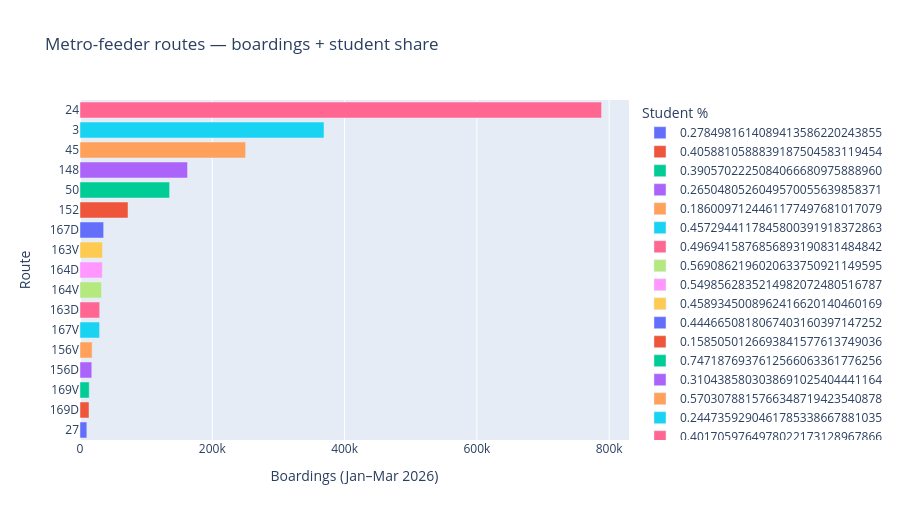

Source (notebook cell):
### Code cell
# Boardings on metro-feeder routes (AFC side)
metro_demand = db.query(f'''
    SELECT r.route_no,
           COUNT(*) AS boardings,
           SUM(CASE WHEN t.ticket_type LIKE '%HS-SV%' THEN 1 ELSE 0 END) AS student_boardings
    FROM tickets t
    JOIN ticket_trips tt USING (trip_id)
    JOIN ticket_routes r USING (route_id)
    WHERE r.route_no IN ({metro_str})
    GROUP BY r.route_no
    ORDER BY boardings DESC
''').to_pandas()
metro_demand['student_share'] = metro_demand['student_boardings'] / metro_demand['boardings']
print(f'Metro-feeder routes with AFC data: {len(metro_demand)}')

fig = px.bar(
    metro_demand.sort_values('boardings'),
    x='boardings', y='route_no', orientation='h',
    color='student_share', color_continuous_scale='Plasma',
    title='Metro-feeder routes — boardings + student share',
    labels={'boardings':'Boardings (Jan–Mar 2026)','route_no':'Route','student_share':'Student %'},
)
fig.update_layout(height=520)
fig.show()

### Figure 1 — Plotly figure (JSON) as saved in the notebook; plotly's stock layout.template omitted (floating-point values rounded to 4 significant figures)
{"data": [{"hovertemplate": "Student %=0.2784981614089413586220243855<br>Boardings (Jan–Mar 2026)=%{x}<br>Route=%{y}<extra></extra>", "legendgroup": "0.2784981614089413586220243855", "marker": {"color": "#636efa", "pattern": {"shape": ""}}, "name": "0.2784981614089413586220243855", "orientation": "h", "showlegend": true, "textposition": "auto", "type": "bar", "x": [10334], "xaxis": "x", "y": ["27"], "yaxis": "y"}, {"hovertemplate": "Student %=0.4058810588839187504583119454<br>Boardings (Jan–Mar 2026)=%{x}<br>Route=%{y}<extra></extra>", "legendgroup": "0.4058810588839187504583119454", "marker": {"color": "#EF553B", "pattern": {"shape": ""}}, "name": "0.4058810588839187504583119454", "orientation": "h", "showlegend": true, "textposition": "auto", "type": "bar", "x": [13637], "xaxis": "x", "y": ["169D"], "yaxis": "y"}, {"hovertemplate": "Student %=0.3905702225084066680975888960<br>Boardings (Jan–Mar 2026)=%{x}<br>Route=%{y}<extra></extra>", "legendgroup": "0.3905702225084066680975888960", "marker": {"color": "#00cc96", "pattern": {"shape": ""}}, "name": "0.3905702225084066680975888960", "orientation": "h", "showlegend": true, "textposition": "auto", "type": "bar", "x": [13977], "xaxis": "x", "y": ["169V"], "yaxis": "y"}, {"hovertemplate": "Student %=0.2650480526049570055639858371<br>Boardings (Jan–Mar 2026)=%{x}<br>Route=%{y}<extra></extra>", "legendgroup": "0.2650480526049570055639858371", "marker": {"color": "#ab63fa", "pattern": {"shape": ""}}, "name": "0.2650480526049570055639858371", "orientation": "h", "showlegend": true, "textposition": "auto", "type": "bar", "x": [17793], "xaxis": "x", "y": ["156D"], "yaxis": "y"}, {"hovertemplate": "Student %=0.1860097124461177497681017079<br>Boardings (Jan–Mar 2026)=%{x}<br>Route=%{y}<extra></extra>", "legendgroup": "0.1860097124461177497681017079", "marker": {"color": "#FFA15A", "pattern": {"shape": ""}}, "name": "0.1860097124461177497681017079", "orientation": "h", "showlegend": true, "textposition": "auto", "type": "bar", "x": [18327], "xaxis": "x", "y": ["156V"], "yaxis": "y"}, {"hovertemplate": "Student %=0.4572944117845800391918372863<br>Boardings (Jan–Mar 2026)=%{x}<br>Route=%{y}<extra></extra>", "legendgroup": "0.4572944117845800391918372863", "marker": {"color": "#19d3f3", "pattern": {"shape": ""}}, "name": "0.4572944117845800391918372863", "orientation": "h", "showlegend": true, "textposition": "auto", "type": "bar", "x": [29598], "xaxis": "x", "y": ["167V"], "yaxis": "y"}, {"hovertemplate": "Student %=0.4969415876856893190831484842<br>Boardings (Jan–Mar 2026)=%{x}<br>Route=%{y}<extra></extra>", "legendgroup": "0.4969415876856893190831484842", "marker": {"color": "#FF6692", "pattern": {"shape": ""}}, "name": "0.4969415876856893190831484842", "orientation": "h", "showlegend": true, "textposition": "auto", "type": "bar", "x": [29754], "xaxis": "x", "y": ["163D"], "yaxis": "y"}, {"hovertemplate": "Student %=0.5690862196020633750921149595<br>Boardings (Jan–Mar 2026)=%{x}<br>Route=%{y}<extra></extra>", "legendgroup": "0.5690862196020633750921149595", "marker": {"color": "#B6E880", "pattern": {"shape": ""}}, "name": "0.5690862196020633750921149595", "orientation": "h", "showlegend": true, "textposition": "auto", "type": "bar", "x": [32568], "xaxis": "x", "y": ["164V"], "yaxis": "y"}, {"hovertemplate": "Student %=0.5498562835214982072480516787<br>Boardings (Jan–Mar 2026)=%{x}<br>Route=%{y}<extra></extra>", "legendgroup": "0.5498562835214982072480516787", "marker": {"color": "#FF97FF", "pattern": {"shape": ""}}, "name": "0.5498562835214982072480516787", "orientation": "h", "showlegend": true, "textposition": "auto", "type": "bar", "x": [33747], "xaxis": "x", "y": ["164D"], "yaxis": "y"}, {"hovertemplate": "Student %=0.4589345008962416620140460169<br>Boardings (Jan–Mar 2026)=%{x}<br>Route=%{y}<extra></extra>", "legendgroup": "0.4589345008962416620140460169", "marker": {"color": "#FECB52", "pattern": {"shape": ""}}, "name": "0.4589345008962416620140460169", "orientation": "h", "showlegend": true, "textposition": "auto", "type": "bar", "x": [34031], "xaxis": "x", "y": ["163V"], "yaxis": "y"}, {"hovertemplate": "Student %=0.4446650818067403160397147252<br>Boardings (Jan–Mar 2026)=%{x}<br>Route=%{y}<extra></extra>", "legendgroup": "0.4446650818067403160397147252", "marker": {"color": "#636efa", "pattern": {"shape": ""}}, "name": "0.4446650818067403160397147252", "orientation": "h", "showlegend": true, "textposition": "auto", "type": "bar", "x": [35755], "xaxis": "x", "y": ["167D"], "yaxis": "y"}, {"hovertemplate": "Student %=0.1585050126693841577613749036<br>Boardings (Jan–Mar 2026)=%{x}<br>Route=%{y}<extra></extra>", "legendgroup": "0.1585050126693841577613749036", "marker": {"color": "#EF553B", "pattern": {"shape": ""}}, "name": "0.1585050126693841577613749036", "orientation": "h", "showlegend": true, "textposition": "auto", "type": "bar", "x": [72616], "xaxis": "x", "y": ["152"], "yaxis": "y"}, {"hovertemplate": "Student %=0.7471876937612566063361776256<br>Boardings (Jan–Mar 2026)=%{x}<br>Route=%{y}<extra></extra>", "legendgroup": "0.7471876937612566063361776256", "marker": {"color": "#00cc96", "pattern": {"shape": ""}}, "name": "0.7471876937612566063361776256", "orientation": "h", "showlegend": true, "textposition": "auto", "type": "bar", "x": [135476], "xaxis": "x", "y": ["50"], "yaxis": "y"}, {"hovertemplate": "Student %=0.3104385803038691025404441164<br>Boardings (Jan–Mar 2026)=%{x}<br>Route=%{y}<extra></extra>", "legendgroup": "0.3104385803038691025404441164", "marker": {"color": "#ab63fa", "pattern": {"shape": ""}}, "name": "0.3104385803038691025404441164", "orientation": "h", "showlegend": true, "textposition": "auto", "type": "bar", "x": [162570], "xaxis": "x", "y": ["148"], "yaxis": "y"}, {"hovertemplate": "Student %=0.5703078815766348719423540878<br>Boardings (Jan–Mar 2026)=%{x}<br>Route=%{y}<extra></extra>", "legendgroup": "0.5703078815766348719423540878", "marker": {"color": "#FFA15A", "pattern": {"shape": ""}}, "name": "0.5703078815766348719423540878", "orientation": "h", "showlegend": true, "textposition": "auto", "type": "bar", "x": [250356], "xaxis": "x", "y": ["45"], "yaxis": "y"}, {"hovertemplate": "Student %=0.2447359290461785338667881035<br>Boardings (Jan–Mar 2026)=%{x}<br>Route=%{y}<extra></extra>", "legendgroup": "0.2447359290461785338667881035", "marker": {"color": "#19d3f3", "pattern": {"shape": ""}}, "name": "0.2447359290461785338667881035", "orientation": "h", "showlegend": true, "textposition": "auto", "type": "bar", "x": [368916], "xaxis": "x", "y": ["3"], "yaxis": "y"}, {"hovertemplate": "Student %=0.4017059764978022173128967866<br>Boardings (Jan–Mar 2026)=%{x}<br>Route=%{y}<extra></extra>", "legendgroup": "0.4017059764978022173128967866", "marker": {"color": "#FF6692", "pattern": {"shape": ""}}, "name": "0.4017059764978022173128967866", "orientation": "h", "showlegend": true, "textposition": "auto", "type": "bar", "x": [788522], "xaxis": "x", "y": ["24"], "yaxis": "y"}], "layout": {"barmode": "relative", "height": 520, "legend": {"title": {"text": "Student %"}, "tracegroupgap": 0}, "title": {"text": "Metro-feeder routes — boardings + student share"}, "xaxis": {"anchor": "y", "domain": [0.0, 1.0], "title": {"text": "Boardings (Jan–Mar 2026)"}}, "yaxis": {"anchor": "x", "domain": [0.0, 1.0], "title": {"text": "Route"}}}}
